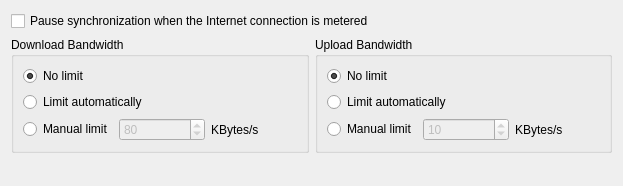
<?xml version="1.0" encoding="UTF-8"?>
<ui version="4.0">
 <class>OCC::NetworkSettings</class>
 <widget class="QWidget" name="OCC::NetworkSettings">
  <property name="geometry">
   <rect>
    <x>0</x>
    <y>0</y>
    <width>623</width>
    <height>186</height>
   </rect>
  </property>
  <property name="windowTitle">
   <string>Form</string>
  </property>
  <layout class="QVBoxLayout" name="verticalLayout_5">
   <item>
    <widget class="QCheckBox" name="pauseSyncWhenMeteredCheckbox">
     <property name="text">
      <string>Pause synchronization when the Internet connection is metered</string>
     </property>
    </widget>
   </item>
   <item>
    <layout class="QHBoxLayout" name="horizontalLayout_5">
     <item>
      <widget class="QGroupBox" name="downloadBox">
       <property name="sizePolicy">
        <sizepolicy hsizetype="Preferred" vsizetype="Maximum">
         <horstretch>0</horstretch>
         <verstretch>0</verstretch>
        </sizepolicy>
       </property>
       <property name="title">
        <string>Download Bandwidth</string>
       </property>
       <layout class="QVBoxLayout" name="verticalLayout_2">
        <item>
         <widget class="QRadioButton" name="noDownloadLimitRadioButton">
          <property name="text">
           <string>No limit</string>
          </property>
          <property name="checked">
           <bool>true</bool>
          </property>
         </widget>
        </item>
        <item>
         <widget class="QRadioButton" name="autoDownloadLimitRadioButton">
          <property name="toolTip">
           <string>Limit to 3/4 of estimated bandwidth</string>
          </property>
          <property name="text">
           <string>Limit automatically</string>
          </property>
         </widget>
        </item>
        <item>
         <layout class="QHBoxLayout" name="horizontalLayout_6">
          <item>
           <widget class="QRadioButton" name="downloadLimitRadioButton">
            <property name="text">
             <string>Manual limit</string>
            </property>
           </widget>
          </item>
          <item>
           <widget class="QSpinBox" name="downloadSpinBox">
            <property name="enabled">
             <bool>false</bool>
            </property>
            <property name="accessibleName">
             <string>Download bandwidth in kilobytes per second</string>
            </property>
            <property name="maximum">
             <number>9999</number>
            </property>
            <property name="value">
             <number>80</number>
            </property>
           </widget>
          </item>
          <item>
           <widget class="QLabel" name="label_3">
            <property name="text">
             <string>KBytes/s</string>
            </property>
           </widget>
          </item>
         </layout>
        </item>
        <item>
         <spacer name="verticalSpacer_2">
          <property name="orientation">
           <enum>Qt::Orientation::Vertical</enum>
          </property>
          <property name="sizeHint" stdset="0">
           <size>
            <width>147</width>
            <height>25</height>
           </size>
          </property>
         </spacer>
        </item>
       </layout>
      </widget>
     </item>
     <item>
      <widget class="QGroupBox" name="uploadBox">
       <property name="sizePolicy">
        <sizepolicy hsizetype="Preferred" vsizetype="Maximum">
         <horstretch>0</horstretch>
         <verstretch>0</verstretch>
        </sizepolicy>
       </property>
       <property name="title">
        <string>Upload Bandwidth</string>
       </property>
       <layout class="QVBoxLayout" name="verticalLayout_3">
        <item>
         <widget class="QRadioButton" name="noUploadLimitRadioButton">
          <property name="text">
           <string>No limit</string>
          </property>
          <property name="checked">
           <bool>true</bool>
          </property>
         </widget>
        </item>
        <item>
         <widget class="QRadioButton" name="autoUploadLimitRadioButton">
          <property name="toolTip">
           <string>Limit to 3/4 of estimated bandwidth</string>
          </property>
          <property name="text">
           <string>Limit automatically</string>
          </property>
         </widget>
        </item>
        <item>
         <layout class="QHBoxLayout" name="horizontalLayout_4">
          <item>
           <widget class="QRadioButton" name="uploadLimitRadioButton">
            <property name="text">
             <string>Manual limit</string>
            </property>
           </widget>
          </item>
          <item>
           <widget class="QSpinBox" name="uploadSpinBox">
            <property name="enabled">
             <bool>false</bool>
            </property>
            <property name="accessibleName">
             <string>Upload bandwidth in kilobytes per second</string>
            </property>
            <property name="minimum">
             <number>1</number>
            </property>
            <property name="maximum">
             <number>9999</number>
            </property>
            <property name="value">
             <number>10</number>
            </property>
           </widget>
          </item>
          <item>
           <widget class="QLabel" name="label_4">
            <property name="text">
             <string>KBytes/s</string>
            </property>
           </widget>
          </item>
         </layout>
        </item>
       </layout>
      </widget>
     </item>
    </layout>
   </item>
   <item>
    <spacer name="verticalSpacer">
     <property name="orientation">
      <enum>Qt::Orientation::Vertical</enum>
     </property>
     <property name="sizeHint" stdset="0">
      <size>
       <width>20</width>
       <height>0</height>
      </size>
     </property>
    </spacer>
   </item>
  </layout>
 </widget>
 <tabstops>
  <tabstop>pauseSyncWhenMeteredCheckbox</tabstop>
  <tabstop>noDownloadLimitRadioButton</tabstop>
  <tabstop>autoDownloadLimitRadioButton</tabstop>
  <tabstop>downloadLimitRadioButton</tabstop>
  <tabstop>downloadSpinBox</tabstop>
  <tabstop>noUploadLimitRadioButton</tabstop>
  <tabstop>autoUploadLimitRadioButton</tabstop>
  <tabstop>uploadLimitRadioButton</tabstop>
  <tabstop>uploadSpinBox</tabstop>
 </tabstops>
 <resources/>
 <connections>
  <connection>
   <sender>downloadLimitRadioButton</sender>
   <signal>toggled(bool)</signal>
   <receiver>downloadSpinBox</receiver>
   <slot>setEnabled(bool)</slot>
   <hints>
    <hint type="sourcelabel">
     <x>73</x>
     <y>69</y>
    </hint>
    <hint type="destinationlabel">
     <x>131</x>
     <y>78</y>
    </hint>
   </hints>
  </connection>
  <connection>
   <sender>uploadLimitRadioButton</sender>
   <signal>toggled(bool)</signal>
   <receiver>uploadSpinBox</receiver>
   <slot>setEnabled(bool)</slot>
   <hints>
    <hint type="sourcelabel">
     <x>322</x>
     <y>101</y>
    </hint>
    <hint type="destinationlabel">
     <x>411</x>
     <y>106</y>
    </hint>
   </hints>
  </connection>
 </connections>
</ui>
